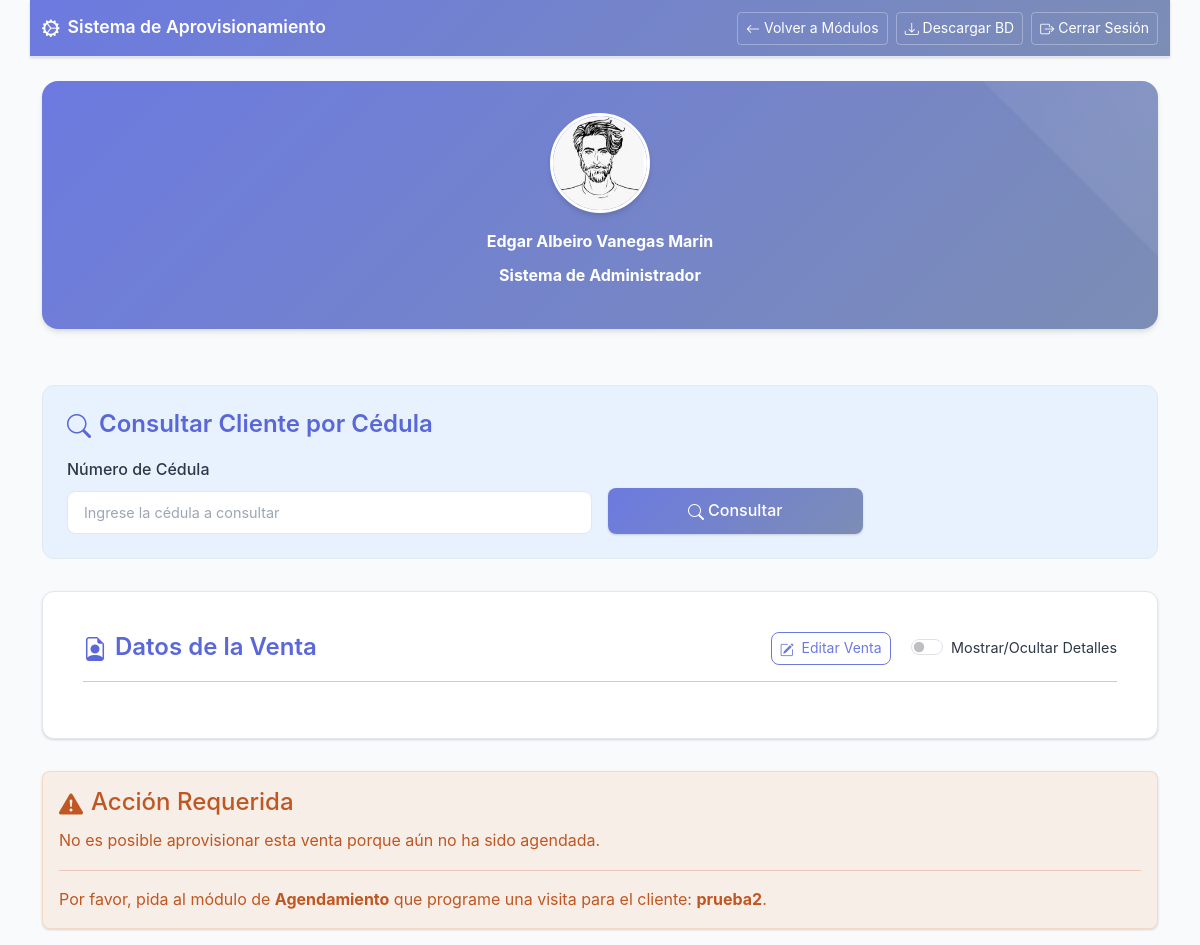
The page /proyectofinal/registro_aprovisionamiento.php?cedula_consulta=12356789 (signed in) on the database as committed earlier.
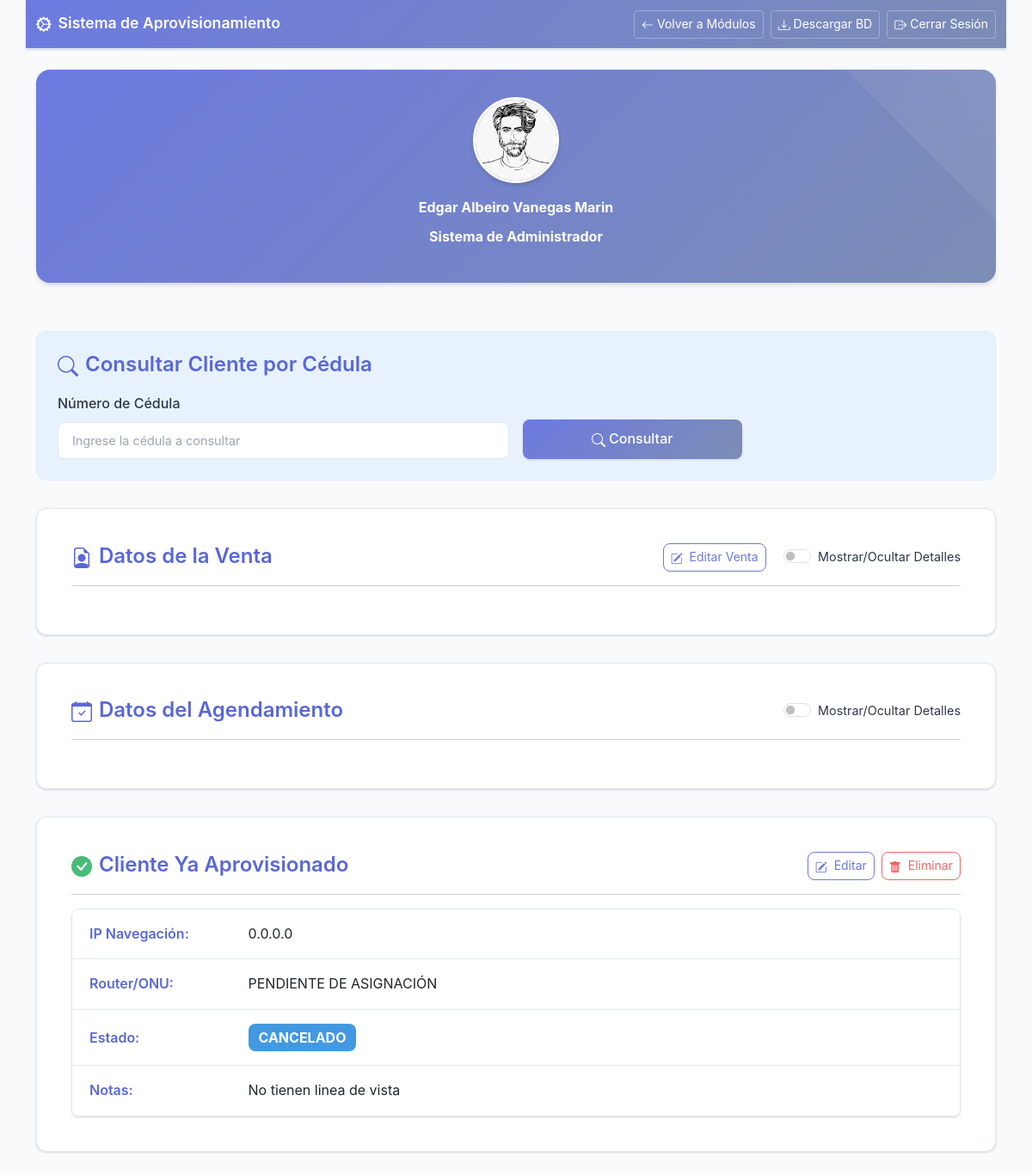
The same page on the database as committed later.
### tables this page shows
CREATE TABLE `ventas` (
  `id` int(11) NOT NULL,
  `fecha` datetime NOT NULL,
  `cedula` varchar(20) NOT NULL,
  `nombre` varchar(100) NOT NULL,
  `telefono1` varchar(15) NOT NULL,
  `telefono2` varchar(15) DEFAULT NULL,
  `email` varchar(100) NOT NULL,
  `municipio` varchar(50) NOT NULL,
  `vereda` varchar(100) NOT NULL,
  `coordenadas` varchar(50) NOT NULL,
  `indicaciones` text NOT NULL,
  `notas` text DEFAULT NULL,
  `num_servicio` varchar(10) NOT NULL,
  `tecnologia` varchar(20) NOT NULL,
  `plan` varchar(20) NOT NULL,
  `vendedor_usuario` varchar(50) NOT NULL,
  `vendedor_nombre` varchar(100) NOT NULL,
  `vendedor_cedula` varchar(20) NOT NULL,
  `created_at` timestamp NOT NULL DEFAULT current_timestamp()
);

CREATE TABLE `aprovisionamiento` (
  `id` int(11) NOT NULL,
  `cedula_cliente` varchar(20) NOT NULL,
  `tipo_radio` varchar(100) DEFAULT NULL,
  `mac_serial_radio` varchar(100) DEFAULT NULL,
  `tipo_router_onu` varchar(100) DEFAULT NULL,
  `mac_serial_router` varchar(100) DEFAULT NULL,
  `ip_navegacion` varchar(15) DEFAULT NULL,
  `ip_gestion` varchar(15) DEFAULT NULL,
  `metros_cable` int(11) DEFAULT NULL,
  `tipo_cable` enum('DROP','UTP') DEFAULT NULL,
  `notas_aprovisionamiento` text NOT NULL,
  `estado_aprovisionamiento` enum('NO ASIGNADO','AGENDADO','REPROGRAMAR','PENDIENTE','CANCELADO','CUMPLIDO') NOT NULL DEFAULT 'NO ASIGNADO',
  `fecha_registro` timestamp NOT NULL DEFAULT current_timestamp(),
  `updated_at` timestamp NOT NULL DEFAULT current_timestamp() ON UPDATE current_timestamp()
);

### proyectofinal/registro_aprovisionamiento.php (the view, shortened to what the changed rows need)
<?php
$host = 'localhost';
$dbname = 'proyecto-final';
$username = 'root';
$password = '';
try {
    $pdo = new PDO("mysql:host=$host;dbname=$dbname;charset=utf8mb4", $username, $password, [
        PDO::ATTR_ERRMODE => PDO::ERRMODE_EXCEPTION,
        PDO::ATTR_DEFAULT_FETCH_MODE => PDO::FETCH_ASSOC,
        PDO::ATTR_EMULATE_PREPARES => false,
        PDO::MYSQL_ATTR_INIT_COMMAND => "SET NAMES utf8mb4 COLLATE utf8mb4_unicode_ci"
    ]);
    $pdo->exec("SET sql_mode = 'STRICT_TRANS_TABLES,NO_ZERO_DATE,NO_ZERO_IN_DATE'");
} catch(PDOException $e) {
    die("Error de conexión: " . $e->getMessage());
}
function limpiarEntrada($data) {
    $data = (string) $data;
    if (function_exists('mb_convert_encoding')) {
        $data = mb_convert_encoding($data, 'UTF-8', 'UTF-8');
    }
    $data = trim($data);
    $data = stripslashes($data);
    $data = preg_replace('/[\x00-\x08\x0B\x0C\x0E-\x1F\x7F]/', '', $data);
    $data = htmlspecialchars($data, ENT_QUOTES | ENT_HTML5, 'UTF-8', false);
    return $data;
}
$venta_encontrada = null;
$agendamiento_encontrado = null;
$aprovisionamiento_encontrado = null;
if (isset($_GET['cedula_consulta'])) {
    $cedula_consulta = limpiarEntrada($_GET['cedula_consulta']);
    if (!empty($cedula_consulta)) {
        $stmt_venta = $pdo->prepare("SELECT * FROM ventas WHERE cedula = ? ORDER BY created_at DESC LIMIT 1");
        $stmt_venta->execute([$cedula_consulta]);
        $venta_encontrada = $stmt_venta->fetch();
        if ($venta_encontrada) {
            $stmt_agenda = $pdo->prepare("SELECT * FROM agendamiento WHERE cedula_cliente = ? ORDER BY id DESC LIMIT 1");
            $stmt_agenda->execute([$cedula_consulta]);
            $agendamiento_encontrado = $stmt_agenda->fetch();
            $stmt_aprov = $pdo->prepare("SELECT * FROM aprovisionamiento WHERE cedula_cliente = ? ORDER BY id DESC LIMIT 1");
            $stmt_aprov->execute([$cedula_consulta]);
            $aprovisionamiento_encontrado = $stmt_aprov->fetch();
        }
    }
}
?>
<!DOCTYPE html>
<html lang="es">
<head>
    <link href="https://cdn.jsdelivr.net/npm/bootstrap@5.3.0/dist/css/bootstrap.min.css" rel="stylesheet">
    <link href="https://cdn.jsdelivr.net/npm/bootstrap-icons@1.10.0/font/bootstrap-icons.css" rel="stylesheet">
    <link href="css/registroaprovisionamiento-styles.css" rel="stylesheet">
</head>
<body>
    <div class="container-fluid">
        <div class="container">
            <?php if ($venta_encontrada): ?>
                <?php if ($agendamiento_encontrado): ?>
                    <div class="form-section">
                        <div class="d-flex justify-content-between align-items-center">
                           <h4 class="mb-0"><i class="bi bi-calendar-check me-2"></i>Datos del Agendamiento</h4>
                           <div class="form-check form-switch">
                                <input class="form-check-input" type="checkbox" role="switch" id="checkMostrarAgendamiento" onchange="toggleDetails('checkMostrarAgendamiento', 'detallesAgendamientoContainer')">
                                <label class="form-check-label" for="checkMostrarAgendamiento">Mostrar/Ocultar Detalles</label>
                            </div>
                        </div>
                        <hr>
                    </div>
                    <?php if ($aprovisionamiento_encontrado): ?>
                        <div class="form-section">
                             <div class="d-flex justify-content-between align-items-center">
                                <h4 class="mb-0"><i class="bi bi-check-circle-fill text-success me-2"></i>Cliente Ya Aprovisionado</h4>
                                <div class="d-flex gap-2">
                                    <button type="button" class="btn btn-outline-primary btn-sm" data-bs-toggle="modal" data-bs-target="#modalEditarAprovisionamiento">
                                        <i class="bi bi-pencil-square me-1"></i> Editar
                                    </button>
                                    <button type="button" class="btn btn-outline-danger btn-sm" onclick="eliminarAprovisionamiento(<?php echo $aprovisionamiento_encontrado['id']; ?>)">
                                        <i class="bi bi-trash-fill me-1"></i> Eliminar
                                    </button>
                                </div>
                            </div>
                            <hr>
                            <div class="list-group">
                                <div class="list-group-item"><strong>IP Navegación:</strong> <?php echo htmlspecialchars($aprovisionamiento_encontrado['ip_navegacion'], ENT_QUOTES, 'UTF-8'); ?></div>
                                <div class="list-group-item"><strong>Router/ONU:</strong> <?php echo htmlspecialchars($aprovisionamiento_encontrado['tipo_router_onu'], ENT_QUOTES, 'UTF-8'); ?></div>
                                <div class="list-group-item"><strong>Estado:</strong> <span class="badge bg-info fs-6"><?php echo htmlspecialchars($aprovisionamiento_encontrado['estado_aprovisionamiento'], ENT_QUOTES, 'UTF-8'); ?></span></div>
                                <div class="list-group-item"><strong>Notas:</strong> <?php echo nl2br(htmlspecialchars($aprovisionamiento_encontrado['notas_aprovisionamiento'], ENT_QUOTES, 'UTF-8')); ?></div>
                            </div>
                        </div>
                    <?php endif; ?>
                <?php else: ?>
                    <div class="alert alert-warning">
                        <h4 class="alert-heading"><i class="bi bi-exclamation-triangle-fill me-2"></i>Acción Requerida</h4>
                        <p>No es posible aprovisionar esta venta porque aún no ha sido agendada.</p>
                        <hr>
                        <p class="mb-0">Por favor, pida al módulo de <strong>Agendamiento</strong> que programe una visita para el cliente: <strong><?php echo htmlspecialchars($venta_encontrada['nombre'], ENT_QUOTES, 'UTF-8'); ?></strong>.</p>
                    </div>
                <?php endif; ?>
            <?php endif; ?>
        </div>
    </div>
</body>
</html>

Rows that differ between the two databases and show on the page:
no longer on this page (row edited): ventas: nombre "prueba2"
added aprovisionamiento: ip_navegacion "0.0.0.0", tipo_router_onu "PENDIENTE DE ASIGNACIÓN", estado_aprovisionamiento "CANCELADO", notas_aprovisionamiento "No tienen linea de vista"
Other text that changed with them:
form field value: (not shown) → "☐"
text no longer shown: "Acción Requerida No es posible aprovisionar esta venta porque aún no ha sido agendada. Por favor, pida al módulo de Agendamiento que programe una visita para el cliente: ."
text now shown: "Datos del Agendamiento Mostrar/Ocultar Detalles Cliente Ya Aprovisionado Editar Eliminar IP Navegación: Router/ONU: Estado: Notas:"
